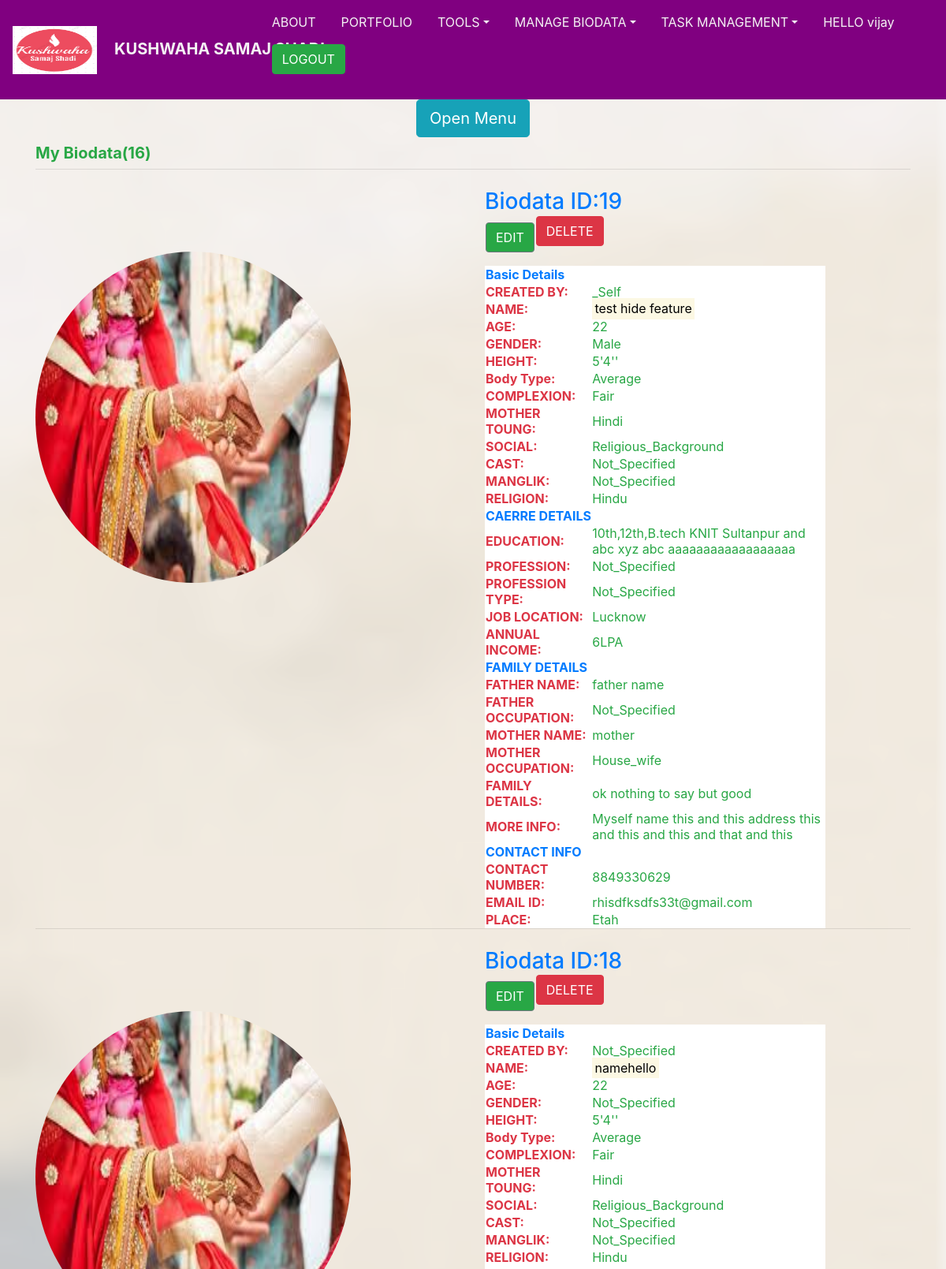
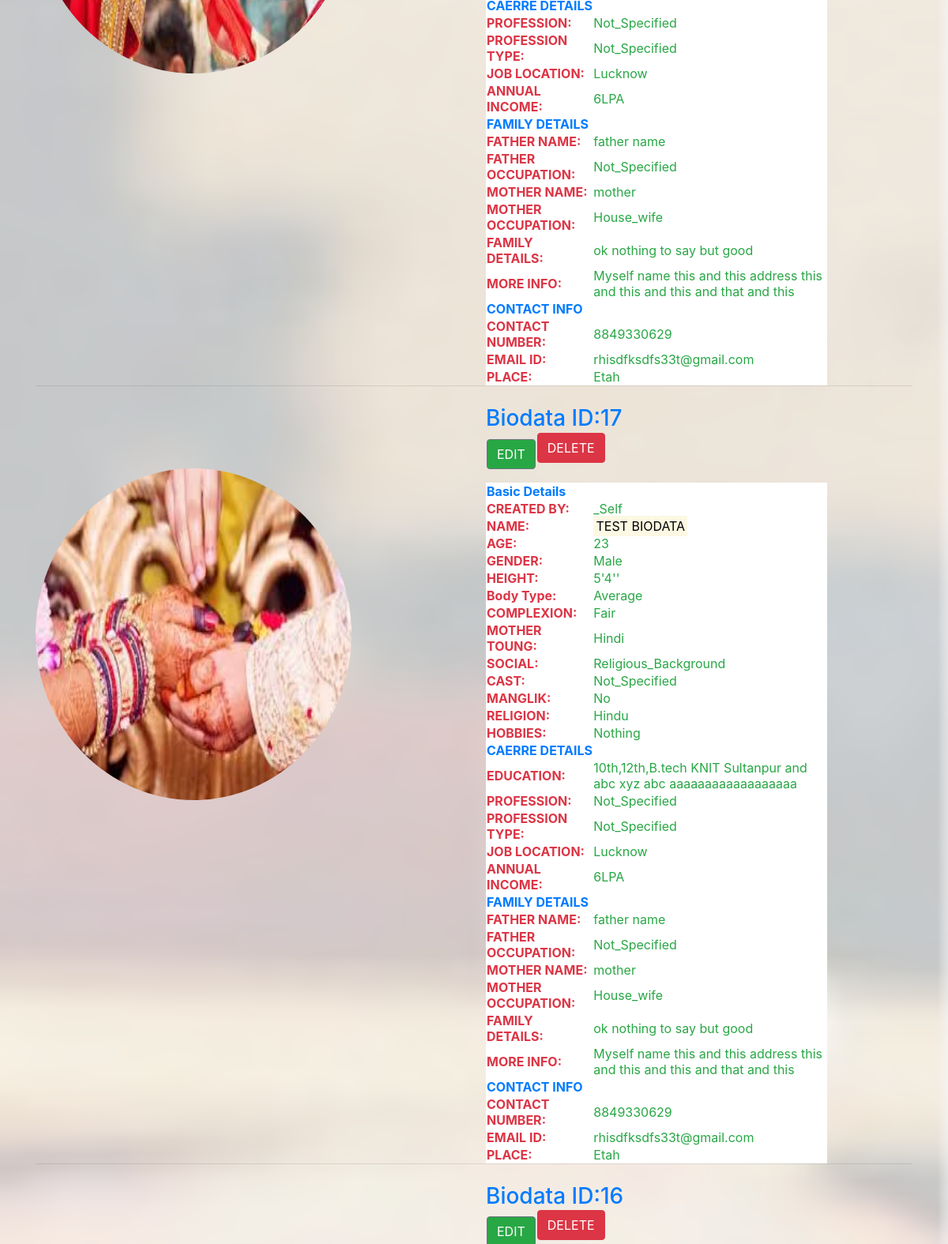
Page /mybiodata/ (signed in, upper part) on the committed database (2 pictures, top to bottom).
### todo/models.py (models this page shows, shortened)
class MyBiodata(models.Model):
    class Marital(models.TextChoices):
        married='married'
        Not_married='Not_married'
        Not_Specified='Not_Specified'
    class Disabiliti(models.TextChoices):
        Yes='Yes'
        No='No'
        Not_Specified='Not_Specified'
    class Complexion(models.TextChoices):
        Fair='Fair'
        Milky_Fair='Milky_Fair'
        Very_Fair ='Very_Fair'
        Brown='Brown'
        Dark = 'Dark'
        Normal = 'Normal'
        Not_Specified='Not_Specified'
    class Diet(models.TextChoices):
        Vegitarian ='Vegitarian'
        Non_Vegetaria='Non_Vegetaria'
        Eagitarian='Eagitarian'
        Not_Specified='Not_Specified'
    class Contact(models.TextChoices):
        Visible_To_All='Visible_To_All'
        Visible_To_me='Visible_To_me'
        Hidden='Hidden'
        Not_Specified='Not_Specified'
    class Profession(models.TextChoices):
        Accountant ='Accountant'
        Teacher='Teacher'
        Technician='Technician'
        Laborer='Laborer'
        Banker='Banker'
        Farmer='Farmer'
        Shop_Keeper='Shop_Keeper'
        Business_Man ='Business_Man'
        Engineer='Engineer'
        Doctor='Doctor'
        others='others'
        Not_Specified='Not_Specified'
    class Religion(models.TextChoices):
        Hindu='Hindu'
        Muslim='Muslim'
        Sikh='Sikh'
        Parsi='Parsi'
        Not_Specified='Not_Specified'
    class CreatedBy(models.TextChoices):
        _Self='_Self'
        Parents='Parents'
        Friedns='Friedns'
        Relatives='Relatives'
        Others='Others'
        Not_Specified='Not_Specified'
    class BodyType(models.TextChoices):
        Slim = 'Slim'
        Average = 'Average'
        Fit = 'Fit'
        Healthy ='Healthy'
        Chubby ='Chubby'
        Fatty='Fatty'
        Not_Specified='Not_Specified'
    class MotherToung(models.TextChoices):
        Hindi='Hindi'
        English='English'
        Both='Both'
        Not_Specified='Not_Specified'
    class Social(models.TextChoices):
        Religious_Background='Religious_Background'
        Normal='Normal'
        Both='Both'
        Not_Specified='Not_Specified'
    class Cast(models.TextChoices):
        Kushwaha='Kushwaha'
        Maurya='Maurya'
        Shakya='Shakya'
        Saini='Saini'
        Not_Specified='Not_Specified'
    class ProfessionType(models.TextChoices):
        Private='Private'
        Government='Government'
        Semi_Govt='Semi_Govt'
        Contratual='Contratual'
        Others='Others'
        Not_Specified='Not_Specified'
    class MotherOccupation(models.TextChoices):
        House_wife='House_wife'
        Accountant ='Accountant'
        Teacher='Teacher'
        Technician='Technician'
        Laborer='Laborer'
        Banker='Banker'
        Farmer='Farmer'
        Shop_Keeper='Shop_Keeper'
        Business_Man ='Business_Man'
        Engineer='Engineer'
        Doctor='Doctor'
        others='others'
        Not_Specified='Not_Specified'
    class Gender(models.TextChoices):
        Female = 'Female'
        Male = 'Male'
        Not_Specified='Not_Specified'
    class Manglik(models.TextChoices):
        Yes = 'Yes'
        No = 'No'
        Not_Specified='Not_Specified'
    class Contact(models.TextChoices):
        Visible_To_All='Visible_To_All'
        Visible_To_ME='Visible_To_ME'
        Hidden='Hidden'
        Not_Specified='Not_Specified'
    class HideBiodata(models.TextChoices):
        Hidden='Hidden'
        Show='Show'
        Not_Specified='Not_Specified'
    user = models.ForeignKey(User,on_delete=models.CASCADE)
    username = models.CharField(max_length=100,blank=True)
    name = models.CharField(max_length=100,default="")
    age = models.PositiveIntegerField(default=22, validators=[MinValueValidator(18), MaxValueValidator(100)])
    created_by = models.CharField(choices=CreatedBy.choices,max_length=20,default=CreatedBy.Not_Specified)
    marital_Status = models.CharField(choices=Marital.choices,max_length=20,default=Marital.Not_Specified)
    gender = models.CharField(choices=Gender.choices,max_length=20,default=Gender.Not_Specified)
    hobbies = models.CharField(max_length=400,blank=True)
    mother_Toung = models.CharField(choices=MotherToung.choices,max_length=20,default=MotherToung.Hindi)
    social = models.CharField(choices=Social.choices,max_length=20,default=Social.Religious_Background)
    body_Type = models.CharField(choices=BodyType.choices,max_length=20,default=BodyType.Average)
    cast = models.CharField(choices=Cast.choices,max_length=20,default=Cast.Not_Specified)
    manglik = models.CharField(choices=Manglik.choices,max_length=20,default=Manglik.Not_Specified)
    height = models.CharField(max_length=100,blank=True)
    physical_disability = models.CharField(choices=Disabiliti.choices,max_length=20,default=Disabiliti.Not_Specified)
    body_Weight=models.IntegerField(default=60)
    complexion = models.CharField(choices=Complexion.choices,max_length=20,default=Complexion.Fair)
    DOB = models.DateField(default=datetime.date.today)
    place = models.CharField(max_length=50,blank=True)
    religion = models.CharField(choices=Religion.choices,max_length=20,default=Religion.Hindu)
    diet =  models.CharField(choices=Diet.choices,max_length=20,default=Diet.Vegitarian)
    contact_number = models.CharField(max_length=50,blank=True)
    email_ID = models.CharField(max_length=100,blank=True)
    contact_privacy = models.CharField(choices=Contact.choices,max_length=20,default=Contact.Not_Specified)
    father_name = models.CharField(max_length=100,default="")
    father_occupation = models.CharField(choices=Profession.choices,max_length=20,default=Profession.Not_Specified)
    mother_name = models.CharField(max_length=100,default="")
    mother_occupation = models.CharField(choices=MotherOccupation.choices,max_length=20,default=MotherOccupation.House_wife)
    family_details = models.CharField(max_length=500,blank=True)
    education = models.CharField(max_length=100,blank=True)
    profession = models.CharField(choices=Profession.choices,max_length=20,default=Profession.Not_Specified)
    profession_type = models.CharField(choices=ProfessionType.choices,max_length=20,default=ProfessionType.Not_Specified)
    job_location = models.CharField(max_length=50,blank=True)
    annual_Income = models.CharField(max_length=50,blank=True)
    about = models.CharField(max_length=500,blank=True)
    photo=models.ImageField(upload_to='todo/images/',default='default.jpg')
    created_at = models.DateTimeField(auto_now_add=True)
    last_updated_at = models.DateTimeField(null=True)
    deletedrow=models.BooleanField(default=False)
    contact_visibility = models.CharField(choices=Contact.choices,max_length=20,default=Contact.Visible_To_ME)
    email_visibility = models.CharField(choices=Contact.choices,max_length=20,default=Contact.Visible_To_ME)
    education_detail_visibility =models.CharField(choices=Contact.choices,max_length=20,default=Contact.Visible_To_All)
    address_detail_visibility=models.CharField(choices=Contact.choices,max_length=20,default=Contact.Visible_To_All)
    hide_profile =models.CharField(choices=HideBiodata.choices,max_length=20,default=HideBiodata.Show)

### todo/views.py (the view)
# urls.py: path('mybiodata/',views.mybiodatatodo,name='mybiodatatodo'),
@login_required
def mybiodatatodo(request):
    todos = MyBiodata.objects.filter(user=request.user,deletedrow=False).order_by('-id')
    return render(request,'todo/mybiodatatodos.html',{'todos':todos})

### todo/templates/todo/mybiodatatodos.html (shortened to what this page needs)
{% extends 'todo/base.html' %}
{% block content %}
{% load static %}
<div class="overlay">
  <div class="container">
        <div class="row justify-content-center">
          <div class="col-12">
          <div class="toggle"> {% include 'todo/modelpopuptodo.html' %} </div>
            <h5 class="mt-2 text-success font-weight-bold">My Biodata({{todos|length}})</h5>
  {%  for todo in todos %}
  <hr class="mt-0 mb-4">
  <div class="row ">
     <div class="col-lg-6 col-md-6 col-sm-6 about">
      <img style="width:400px;height:420px;" src="{{todo.photo.url}}" class=""  alt="iMAGE NOT UPLOADEDS">
     </div>
     <div class="col-lg-6 col-md-6 col-sm-6 ">
      <h3 class="text-primary justify-content-center">Biodata ID:{{todo.id}}<table>
      <tr><td>
<button class="btn btn-outline-secondary  bg-success "><a target="_blank" style="text-decoration:none;color:#ffffff;" href="{% url 'viewmybiodatatodo' todo.id %}">EDIT</a></button>
</td><td><form method="POST" action="{% url 'mybiodatadeletetodo' todo.id %}">
<button type="submit" class="btn btn-danger">DELETE</button></td>
</form></tr></table>
      </h3>
        <table style="max-width:80%;background:white;" class=" table-responsive table-hover">
  <tbody>
    <th colspan="2" class="text-primary">Basic Details</th>
    {% if todo.created_by %}
        <tr>
          <td class="font-weight-bold text-danger  bg-active">CREATED BY:</td>
          <td class="text-success">{{todo.created_by}}</td>
        </tr>
    {% endif %}
{% if todo.name %}
    <tr>
      <td class="font-weight-bold text-danger bg-active">NAME:</td>
      <td class="text-success"><mark>{{todo.name}}</td>
    </tr>
{% endif %}
{% if todo.age %}
    <tr>
      <td class="font-weight-bold text-danger bg-active">AGE:</td>
      <td class="text-success">{{todo.age}}</td>
    </tr>
{% endif %}
{% if todo.gender %}
    <tr>
      <td class="font-weight-bold text-danger bg-active">GENDER:</td>
      <td class="text-success">{{todo.gender}}</td>
    </tr>
{% endif %}
{% if todo.height %}
    <tr>
      <td class="font-weight-bold text-danger bg-active">HEIGHT:</td>
      <td class="text-success">{{todo.height}}</td>
    </tr>
{% endif %}
{% if todo.body_Type %}
    <tr>
      <td class="font-weight-bold text-danger bg-active">Body Type:</td>
      <td class="text-success">{{todo.body_Type}}</td>
    </tr>
{% endif %}
{% if todo.complexion %}
    <tr>
      <td class="font-weight-bold text-danger bg-active">COMPLEXION:</td>
      <td class="text-success">{{todo.complexion}}</td>
    </tr>
{% endif %}
{% if todo.mother_Toung %}
    <tr>
      <td class="font-weight-bold text-danger bg-active">MOTHER TOUNG:</td>
      <td class="text-success">{{todo.mother_Toung}}</td>
    </tr>
{% endif %}
{% if todo.social %}
    <tr>
      <td class="font-weight-bold text-danger bg-active">SOCIAL:</td>
      <td class="text-success">{{todo.social}}</td>
    </tr>
{% endif %}
{% if todo.cast %}
    <tr>
      <td class="font-weight-bold text-danger bg-active">CAST:</td>
      <td class="text-success">{{todo.cast}}</td>
    </tr>
{% endif %}
{% if todo.manglik %}
    <tr>
      <td class="font-weight-bold text-danger bg-active">MANGLIK:</td>
      <td class="text-success">{{todo.manglik}}</td>
    </tr>
{% endif %}
{% if todo.religion %}
    <tr>
      <td class="font-weight-bold text-danger bg-active">RELIGION:</td>
      <td class="text-success">{{todo.religion}}</td>
    </tr>
{% endif %}
{% if todo.hobbies %}
    <tr>
      <td class="font-weight-bold text-danger bg-active">HOBBIES:</td>
      <td class="text-success">{{todo.hobbies}}</td>
    </tr>
{% endif %}
<th colspan="2" class="text-primary">CAERRE DETAILS</th>
{% if todo.education %}
    <tr>
      <td class="font-weight-bold text-danger bg-active">EDUCATION:</td>
      <td class="text-success">{{todo.education}}</td>
    </tr>
{% endif %}
{% if todo.profession %}
    <tr>
      <td class="font-weight-bold text-danger bg-active">PROFESSION:</td>
      <td class="text-success">{{todo.profession}}</td>
    </tr>
{% endif %}
{% if todo.profession_type %}
    <tr>
      <td class="font-weight-bold text-danger bg-active">PROFESSION TYPE:</td>
      <td class="text-success">{{todo.profession_type}}</td>
    </tr>
{% endif %}
{% if todo.job_location %}
    <tr>
      <td class="font-weight-bold text-danger bg-active">JOB LOCATION:</td>
      <td class="text-success">{{todo.job_location}}</td>
    </tr>
{% endif %}
{% if todo.annual_Income %}
    <tr>
      <td class="font-weight-bold text-danger bg-active">ANNUAL INCOME:</td>
      <td class="text-success">{{todo.annual_Income}}</td>
    </tr>
{% endif %}
<th colspan="2" class="text-primary">FAMILY DETAILS</th>
{% if todo.father_name %}
    <tr>
      <td class="font-weight-bold text-danger bg-active">FATHER NAME:</td>
      <td class="text-success">{{todo.father_name}}</td>
    </tr>
{% endif %}
{% if todo.father_occupation %}
    <tr>
      <td class="font-weight-bold text-danger bg-active">FATHER OCCUPATION:</td>
      <td class="text-success">{{todo.father_occupation}}</td>
    </tr>
{% endif %}
{% if todo.mother_name %}
    <tr>
      <td class="font-weight-bold text-danger bg-active">MOTHER NAME:</td>
      <td class="text-success">{{todo.mother_name}}</td>
    </tr>
{% endif %}
{% if todo.mother_occupation %}
    <tr>
      <td class="font-weight-bold text-danger bg-active">MOTHER OCCUPATION:</td>
      <td class="text-success">{{todo.mother_occupation}}</td>
    </tr>
{% endif %}
{% if todo.family_details %}
    <tr>
      <td class="font-weight-bold text-danger bg-active">FAMILY DETAILS:</td>
      <td class="text-success">{{todo.family_details}}</td>
    </tr>
{% endif %}
{% if todo.about %}
    <tr>
      <td class="font-weight-bold text-danger bg-active">MORE INFO:</td>
      <td class="text-success">{{todo.about}}</td>
    </tr>
{% endif %}
<th colspan="2" class="text-primary">CONTACT INFO</th>
{% if todo.contact_number %}
    <tr>
      <td class="font-weight-bold text-danger bg-active">CONTACT NUMBER:</td>
      <td class="text-success">{{todo.contact_number}}</td>
    </tr>
{% endif %}
{% if todo.email_ID %}
    <tr>
      <td class="font-weight-bold text-danger bg-active">EMAIL ID:</td>
      <td class="text-success">{{todo.email_ID}}</td>
    </tr>
{% endif %}
{% if todo.place %}
    <tr>
      <td class="font-weight-bold text-danger bg-active">PLACE:</td>
      <td class="text-success">{{todo.place}}</td>
    </tr>
{% endif %}
  </tbody>
</table>
     </div>
    </div>
  {% endfor %}
  </div></div></div></div>
{% endblock %}

### todo/templates/todo/base.html (shortened to what this page needs)
<link rel="stylesheet" href="https://stackpath.bootstrapcdn.com/bootstrap/4.5.2/css/bootstrap.min.css">
  <link rel="stylesheet" href="http://fortawesome.github.io/Font-Awesome/assets/font-awesome/css/font-awesome.css">
<link rel="stylesheet" href="https://cdnjs.cloudflare.com/ajax/libs/font-awesome/4.7.0/css/font-awesome.min.css">
 <link rel="stylesheet" href="https://stackpath.bootstrapcdn.com/bootstrap/4.1.3/css/bootstrap.min.css">
{% load static %}
 <link rel="stylesheet" type="text/css" href="{% static 'todo/css/main.css' %}">
 <nav class="navbar navbar-expand-lg  ">
 <a class="navbar-brand " href="{% url 'home' %}"><img src="{% static 'todo/logo.PNG' %}" width="35%" height="61px">&nbsp &nbsp  <b clss="nav-link">KUSHWAHA SAMAJ SHADI</b></a>
<div class="collapse navbar-collapse " id="navbarSupportedContent">     <ul class="nav navbar-nav mr-4">
 <li class="nav-item">
     <a class="nav-link" data-value="about" href="{% url 'abouttodo' %}">ABOUT</a>        </li>
<li class="nav-item">
    <a class="nav-link " data-value="portfolio"href="{% url 'portfoliotodo' %}">PORTFOLIO</a>
 </li>
 <li class="nav-item dropdown">
     <a class="nav-link dropdown-toggle" data-toggle="dropdown" data-value="portfolio" href="#">TOOLS</a>
  </li>
  <li class="nav-item dropdown">
      <a class="nav-link dropdown-toggle" data-toggle="dropdown" data-value="portfolio" href="#">MANAGE BIODATA</a>
   </li>
 {% if user.is_authenticated %}
 <li class="nav-item dropdown">
     <a class="nav-link dropdown-toggle" data-toggle="dropdown" data-value="portfolio" href="#">TASK MANAGEMENT</a>
  </li>
  <li class="nav-item "><a class="nav-link " data-value="blog" href="{% url 'myprofiletodo' %}">HELLO {{user.username}}</a></li>
 <li class="nav-item">
  <a class="nav-link " data-value="contact" href="{% url 'completedtodos' %}"><form  action="{% url 'logoutuser' %}" method="POST">
    <button type="submit" class="btn btn-success">LOGOUT</button>
  </form></a>       </li>
</ul>
 {% endif %}
</div></nav>
<div class="content overflow-auto" id="content" style="background-image: url('{% static 'todo/background2.jpg' %}');background-attachment: fixed;
 background-size: cover;
 background-position: center;">
{% block content %}{% endblock %}
</div>
{% include 'todo/footer.html' %}

### rows in the picture
MyBiodata: photo (picture), id "19", created_by "_Self", name "test hide feature", age "22", gender "Male", height "5'4''", body_Type "Average", complexion "Fair", mother_Toung "Hindi", social "Religious_Background", cast "Not_Specified", manglik "Not_Specified", religion "Hindu", education "10th,12th,B.tech KNIT Sultanpur and abc xyz abc aaaaaaaaaaaaaaaaaa", profession "Not_Specified", profession_type "Not_Specified", job_location "Lucknow", annual_Income "6LPA", father_name "father name", father_occupation "Not_Specified", mother_name "mother", mother_occupation "House_wife", family_details "ok nothing to say but good", about "Myself name this and this address this and this and this and that and this", contact_number "8849330629", email_ID "rhisdfksdfs33t@gmail.com", place "Etah"
MyBiodata: photo (picture), id "18", created_by "Not_Specified", name "namehello", age "22", gender "Not_Specified", height "5'4''", body_Type "Average", complexion "Fair", mother_Toung "Hindi", social "Religious_Background", cast "Not_Specified", manglik "Not_Specified", religion "Hindu", profession "Not_Specified", profession_type "Not_Specified", job_location "Lucknow", annual_Income "6LPA", father_name "father name", father_occupation "Not_Specified", mother_name "mother", mother_occupation "House_wife", family_details "ok nothing to say but good", about "Myself name this and this address this and this and this and that and this", contact_number "8849330629", email_ID "rhisdfksdfs33t@gmail.com", place "Etah"
MyBiodata: photo (picture), id "17", created_by "_Self", name "TEST BIODATA", age "23", gender "Male", height "5'4''", body_Type "Average", complexion "Fair", mother_Toung "Hindi", social "Religious_Background", cast "Not_Specified", manglik "No", religion "Hindu", hobbies "Nothing", education "10th,12th,B.tech KNIT Sultanpur and abc xyz abc aaaaaaaaaaaaaaaaaa", profession "Not_Specified", profession_type "Not_Specified", job_location "Lucknow", annual_Income "6LPA", father_name "father name", father_occupation "Not_Specified", mother_name "mother", mother_occupation "House_wife", family_details "ok nothing to say but good", about "Myself name this and this address this and this and this and that and this", contact_number "8849330629", email_ID "rhisdfksdfs33t@gmail.com", place "Etah"
MyBiodata: id "16"

### other values in the picture
{{ user.username }} "vijay"
{{ todos|length }} "16"
